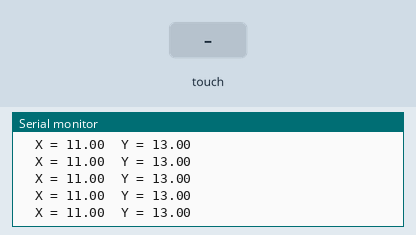
Bench run of a sketch on a simulated Arduino Uno, built with avr-gcc and run on an emulated ATmega328P. Shown: the last lines printed to the serial monitor. The test bench sets the inputs (shaded band).

Above: at 1.2 s.
1.3 s: touch panel pressed at 13 % / 10 % of its raw x / y range
At 1.32 s:
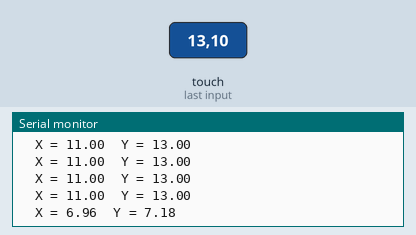
2.8 s: touch panel pressed at 38 % / 10 % of its raw x / y range
At 2.84 s:
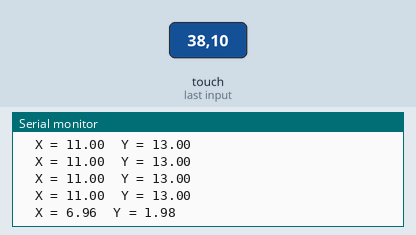
4.3 s: touch panel pressed at 62 % / 90 % of its raw x / y range
At 4.36 s:
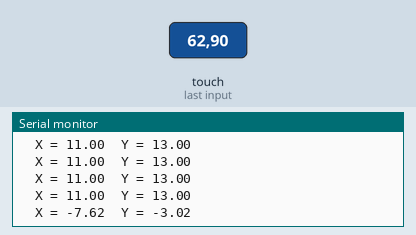
Timing chart, 0 to 7.3 s (numbered marks = the images above; inputs shaded):
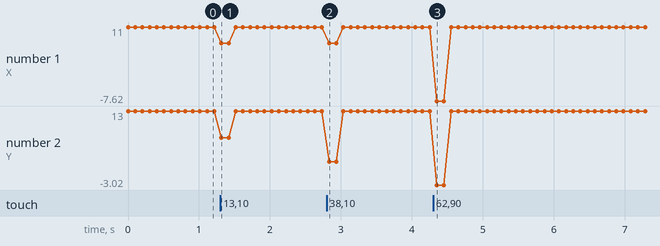

The sketch:

xy-perfectwithball-mar23.ino
```cpp
// Touch screen library with X Y and Z (pressure) readings as well as oversampling to avoid 'bouncing'
// This demo code returns raw readings, public domain

#include <stdint.h>
#include "TouchScreen.h"

/*#define YP A2  // must be an analog pin, use "An" notation!
#define XM A5  // must be an analog pin, use "An" notation!
#define YM A4  // can be a digital pin
#define XP A3// can be a digital pin*/

#define YP A2  // must be an analog pin, use "An" notation!
#define XP A3  // must be an analog pin, use "An" notation!
#define YM A4  // can be a digital pin
#define XM A5  // can be a digital pin*/

// For better pressure precision, we need to know the resistance between X+ and X- Use any multimeter to read it
// For the one we're using, its 300 ohms across the X plate

TouchScreen ts = TouchScreen(XP, YP, XM, YM,1);

void setup() {
  Serial.begin(9600);
}

void loop() {
  // a point object holds x y and z coordinates
  TSPoint p = ts.getPoint();

  // we have some minimum pressure we consider 'valid'
  // pressure of 0 means no pressing!
  //if (p.z > ts.pressureThreshhold) {
     /*Serial.print("X = "); Serial.print(p.x);
     Serial.print("\tY = "); Serial.print(p.y);
     Serial.print("\tXCAL = "); Serial.print(p.x/(1000/26));
     Serial.print("\tYCAL = "); Serial.print(p.y/(900/20));
     Serial.print("\tPressure = "); Serial.println(p.z);*/

    double XX = 11-(p.y/(900.000/20.000));
    double YY = 13-(p.x/(1000.000/26.000));

    if ((XX<-4.0) && (XX>-6.5) && (YY>12.5) && (YY<13.5)) {
      Serial.print("\tNo Ball Detected");
      Serial.print('\n');
    }

    else {
     Serial.print("\tX = "); Serial.print(XX);
     Serial.print("\tY = "); Serial.print(YY);
     Serial.print('\n');
    }

  //}

  delay(100);
}
```

Measured:
- after the input at 1.3 s, the serial monitor: prints a new line at once (image 1)
- after the input at 2.8 s, the serial monitor: prints a new line at once (image 2)
- after the input at 4.3 s, the serial monitor: prints a new line after 0.05 s (image 3)
